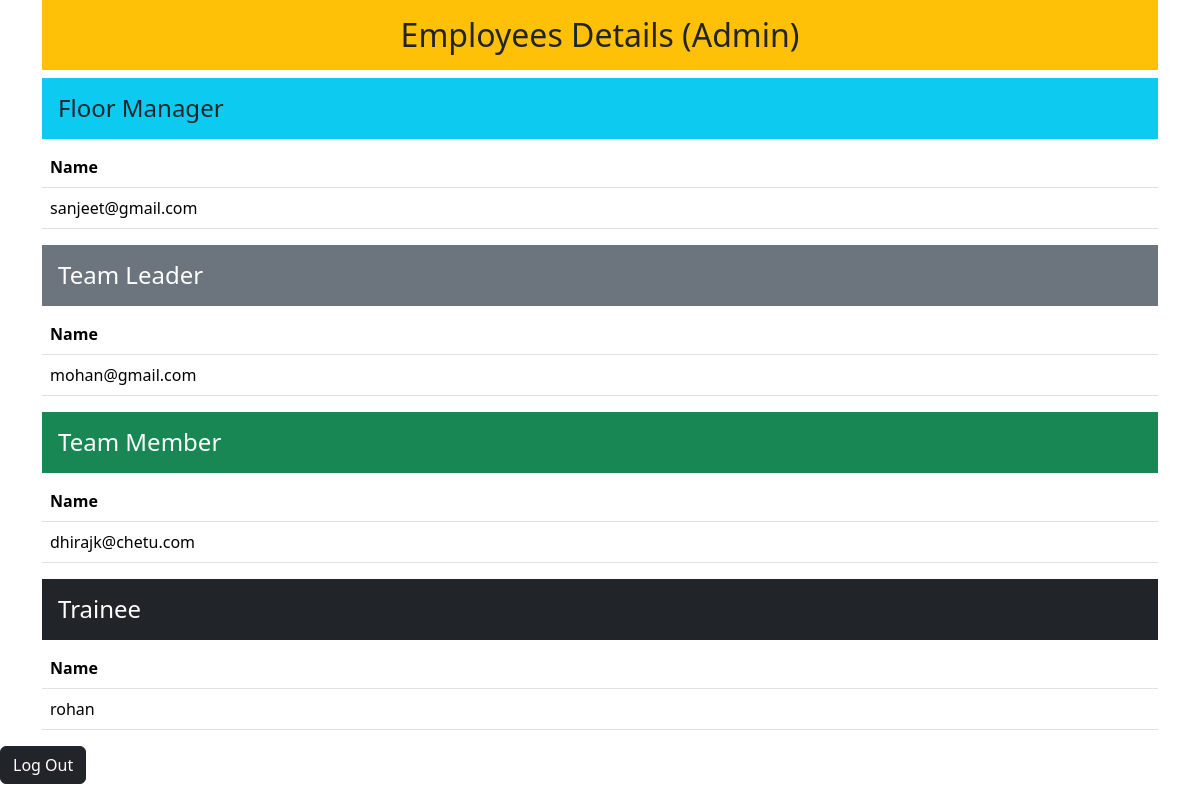
Page /detailsdata/ (signed in) on the committed database.
### apps/models.py (models this page shows, shortened)
class CustomUser(AbstractUser):
    role_based = [
    ('FM', 'Floor Manager'),
    ('TL', 'Team Lead'),
    ('TM', 'Team Member'),
    ('TR', 'Trainee'),
]
    status = models.CharField(max_length=2, choices=role_based)
    objects=CustomManager()

### apps/views.py (the view)
# urls.py: path("detailsdata/",views.detailsdata,name='detailsdata'),
def detailsdata(request):
    user = request.user
    is_admin = user.is_superuser
    user_role = user.status
    fm_users = CustomUser.objects.filter(status='FM')
    tl_users = CustomUser.objects.filter(status='TL')
    tm_users = CustomUser.objects.filter(status='TM')
    tr_users = CustomUser.objects.filter(status='TR')
    print(user_role)
    context = {
        'is_admin': is_admin,
        'user_role': user_role,
        'is_floor_manager': fm_users,
        'is_team_lead': tl_users,
        'is_team_member': tm_users,
        'tr_users': tr_users,
    }
    return render(request, 'organization/list.html', context)

### apps/templates/organization/list.html (shortened to what this page needs)
<!doctype html>
<html lang="en">
  <head>
    <link rel="stylesheet" href="https://cdn.jsdelivr.net/npm/bootstrap@5.3.2/dist/css/bootstrap.min.css">
  </head>
  <body>
    {% if is_admin %}
    <div class="container">
        <h2 class="text-center p-3 mb-2 bg-warning text-dark">
            Employees Details (Admin)
        </h2>
        <h4 class="p-3 mb-2 bg-info text-dark">Floor Manager</h4>
        <table class="table">
            <thead>
              <tr>
                <th>Name</th>
              </tr>
            </thead>
            <tbody>
                {% for user in is_floor_manager %}
                <tr>
                  <td>{{ user.email }}</td>
                </tr>
                {% endfor %}
            </tbody>
        </table>
        <h4 class="p-3 mb-2 bg-secondary text-white">Team Leader</h4>
        <table class="table">
            <thead>
              <tr>
                <th>Name</th>
              </tr>
            </thead>
            <tbody>
                {% for user in is_team_lead %}
                <tr>
                  <td>{{ user.email }}</td>
                </tr>
                {% endfor %}
            </tbody>
        </table>
        <h4 class="p-3 mb-2 bg-success text-white">Team Member</h4>
        <table class="table">
            <thead>
              <tr>
                <th>Name</th>
              </tr>
            </thead>
            <tbody>
                {% for user in is_team_member %}
                <tr>
                  <td>{{ user.email }}</td>
                </tr>
                {% endfor %}
            </tbody>
        </table>
        <h4 class="p-3 mb-2 bg-dark text-white">Trainee</h4>
        <table class="table">
            <thead>
              <tr>
                <th>Name</th>
              </tr>
            </thead>
            <tbody>
                {% for user in tr_users %}
                <tr>
                  <td>{{ user.username }}</td>
                </tr>
                {% endfor %}
            </tbody>
        </table>
    </div>
    {% endif %}
    <a href="{% url 'logout' %}" class="btn btn-dark" class="slide kenBurns">Log Out</a>
  </body>
</html>

### rows in the picture
CustomUser: email "sanjeet@gmail.com"
CustomUser: email "mohan@gmail.com"
CustomUser: email "dhirajk@chetu.com"
CustomUser: username "rohan"
